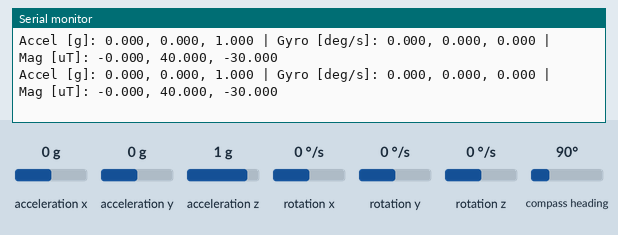
Simulated run of this sketch. Board: Arduino Uno, built with avr-gcc and run on an emulated ATmega328P. Parts: the last lines printed to the serial monitor. The test bench sets the inputs (shaded band); at power-on: acceleration x 0 g, acceleration y 0 g, acceleration z 1 g, rotation x 0 °/s, rotation y 0 °/s, rotation z 0 °/s, compass heading 90°.

Above: at 1.2 s.
1.3 s: acceleration x set to -1.4 g
At 1.65 s:
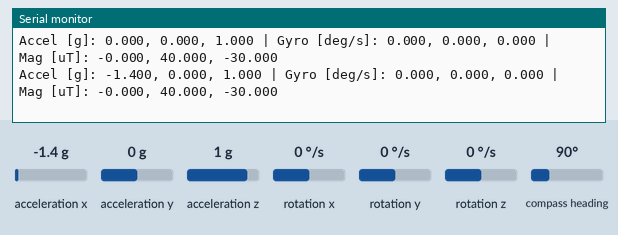
2.8 s: acceleration y set to -1.4 g
At 2.92 s:
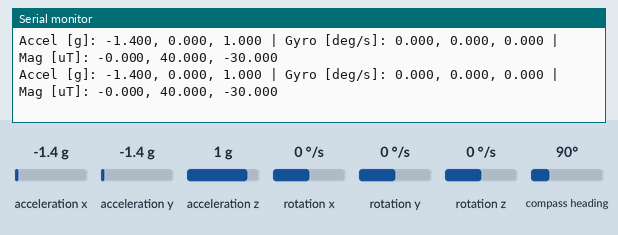
4.3 s: acceleration z set to -1.4 g
At 4.4 s:
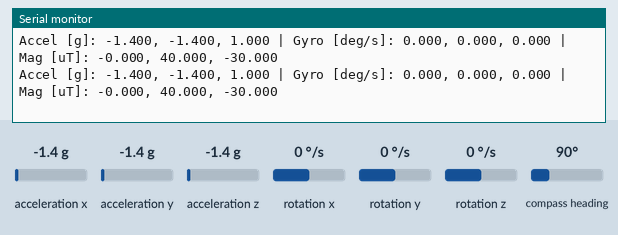
5.8 s: rotation x set to -192 °/s
At 5.88 s:
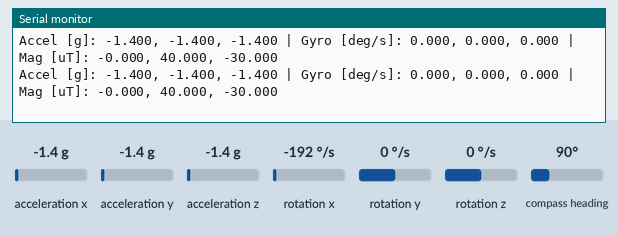
7.3 s: rotation y set to -192 °/s
At 7.36 s:
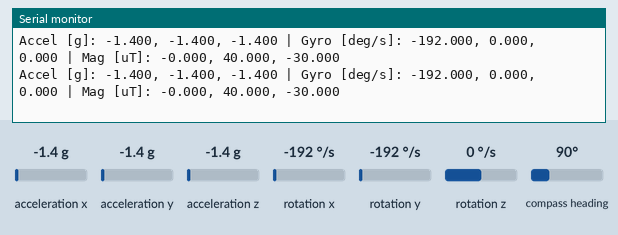

The sketch:

sketch_jul13a.ino
```cpp
 #include <Wire.h>
#include <MPU9250.h>

MPU9250 mpu;

void setup() {
  Serial.begin(115200);
  Wire.begin();

  if (!mpu.setup(0x68)) {  // change to 0x69 if AD0 pin is HIGH
    Serial.println("MPU9250 connection failed. Please check wiring.");
    while (1);
  }

  Serial.println("MPU9250 initialized successfully.");
}

void loop() {
  if (mpu.update()) {
    Serial.print("Accel [g]: ");
    Serial.print(mpu.getAccX(), 3); Serial.print(", ");
    Serial.print(mpu.getAccY(), 3); Serial.print(", ");
    Serial.print(mpu.getAccZ(), 3); Serial.print(" | ");

    Serial.print("Gyro [deg/s]: ");
    Serial.print(mpu.getGyroX(), 3); Serial.print(", ");
    Serial.print(mpu.getGyroY(), 3); Serial.print(", ");
    Serial.print(mpu.getGyroZ(), 3); Serial.print(" | ");

    Serial.print("Mag [uT]: ");
    Serial.print(mpu.getMagX(), 3); Serial.print(", ");
    Serial.print(mpu.getMagY(), 3); Serial.print(", ");
    Serial.print(mpu.getMagZ(), 3); Serial.println();
  }

  delay(200);
}
```

Measured:
- after the input at 1.3 s, the serial monitor: prints a new line after 0.19 s (image 1)
